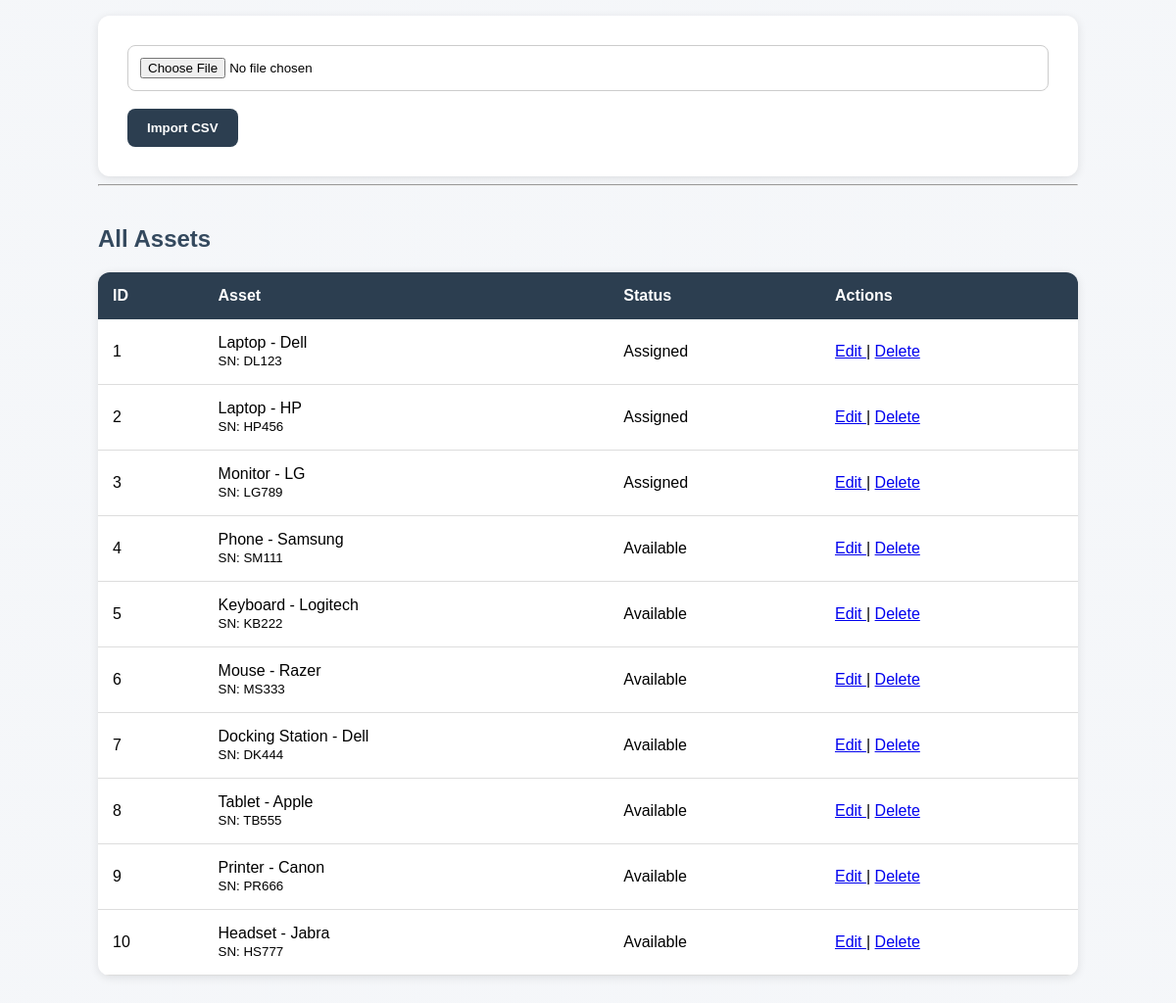
The page /assets/add (lower part) on the database as committed earlier.
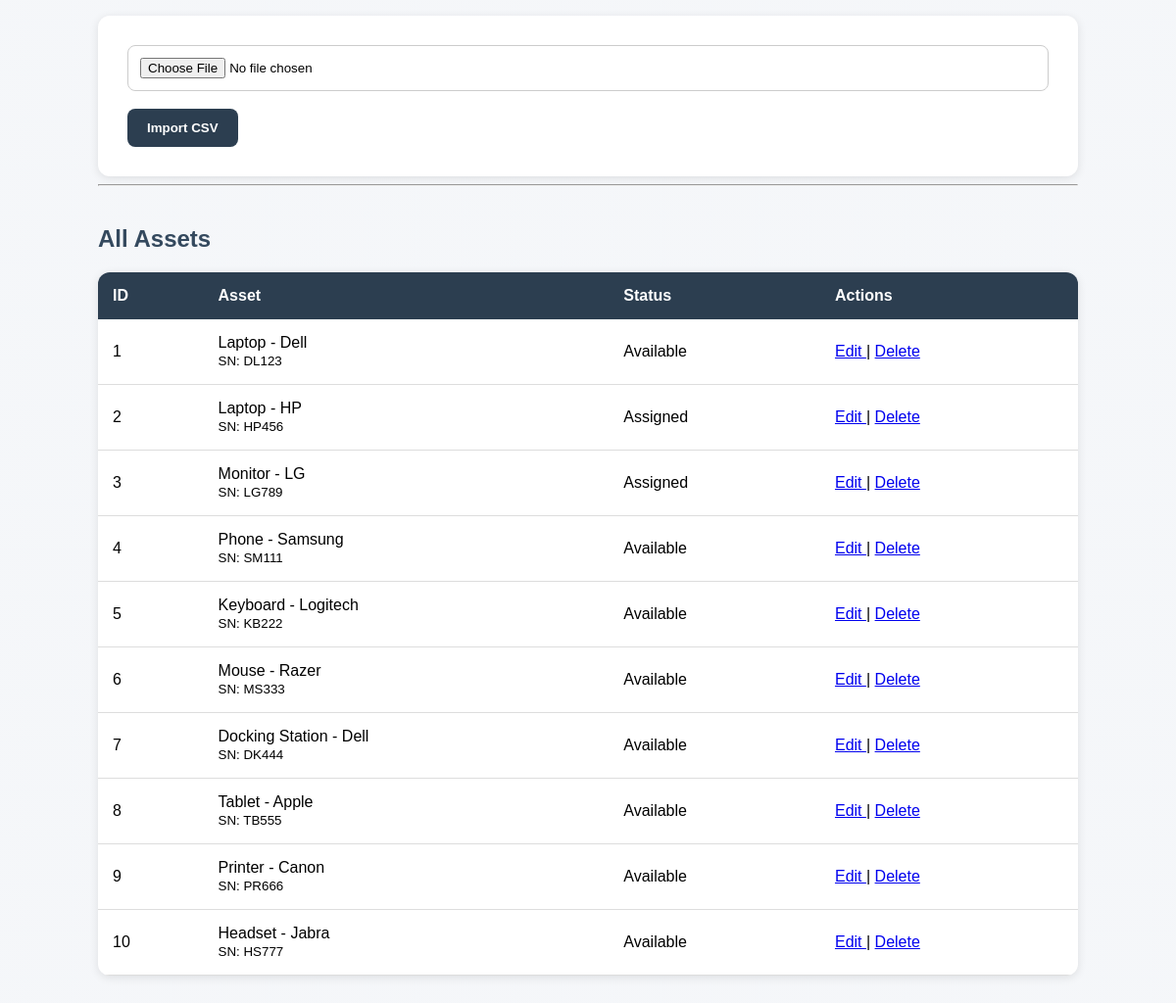
The same page on the database as committed later.
### tables this page shows
CREATE TABLE assets (
        id INTEGER PRIMARY KEY AUTOINCREMENT,
        category TEXT,
        brand TEXT,
        serial_number TEXT UNIQUE,
        status TEXT NOT NULL DEFAULT 'Available',
        purchase_date TEXT
    );

### routes/assets.py (the view, shortened to what this page needs)
    @app.route("/assets/add", methods=["GET", "POST"])
    def add_asset_route():
        assets = get_all_assets()
        return render_template("assets/add.html",assets=assets)

### services/add_assets.py (called while the page is built)
def get_all_assets():
    conn = sqlite3.connect(DB_PATH)
    conn.row_factory = sqlite3.Row
    cursor = conn.cursor()
    cursor.execute("SELECT * FROM assets")
    data = cursor.fetchall()
    conn.close()
    return data

### templates/assets/add.html (shortened to what this page needs)
<!DOCTYPE html>
<html>
<head>
    <link rel="stylesheet"
          href="{{ url_for('static', filename='style.css') }}">
</head>
<body>
<div class="container">
    <form method="POST"
          enctype="multipart/form-data">
        <input type="file"
               name="csv_file"
               accept=".csv"
               required>
        <br><br>
        <button type="submit"
                name="import_csv">
            Import CSV
        </button>
    </form>
    <hr>
    <h2>All Assets</h2>
    <table>
        <tr>
            <th>ID</th>
            <th>Asset</th>
            <th>Status</th>
            <th>Actions</th>
        </tr>
        {% for asset in assets %}
        <tr>
            <td>
                {{ asset["id"] }}
            </td>
            <td>
                {{ asset["category"] }}
                -
                {{ asset["brand"] }}
                <br>
                <small>
                    SN:
                    {{ asset["serial_number"] }}
                </small>
            </td>
            <td>
                {{ asset["status"] }}
            </td>
            <td>
                <a href="/assets/edit/{{ asset['id'] }}">
                    Edit
                </a>
                |
                <a href="/assets/delete/{{ asset['id'] }}">
                    Delete
                </a>
            </td>
        </tr>
        {% endfor %}
    </table>
</div>
</body>
</html>

Rows that differ between the two databases and show on the page:
changed assets "DL123": status "Assigned" → "Available"
